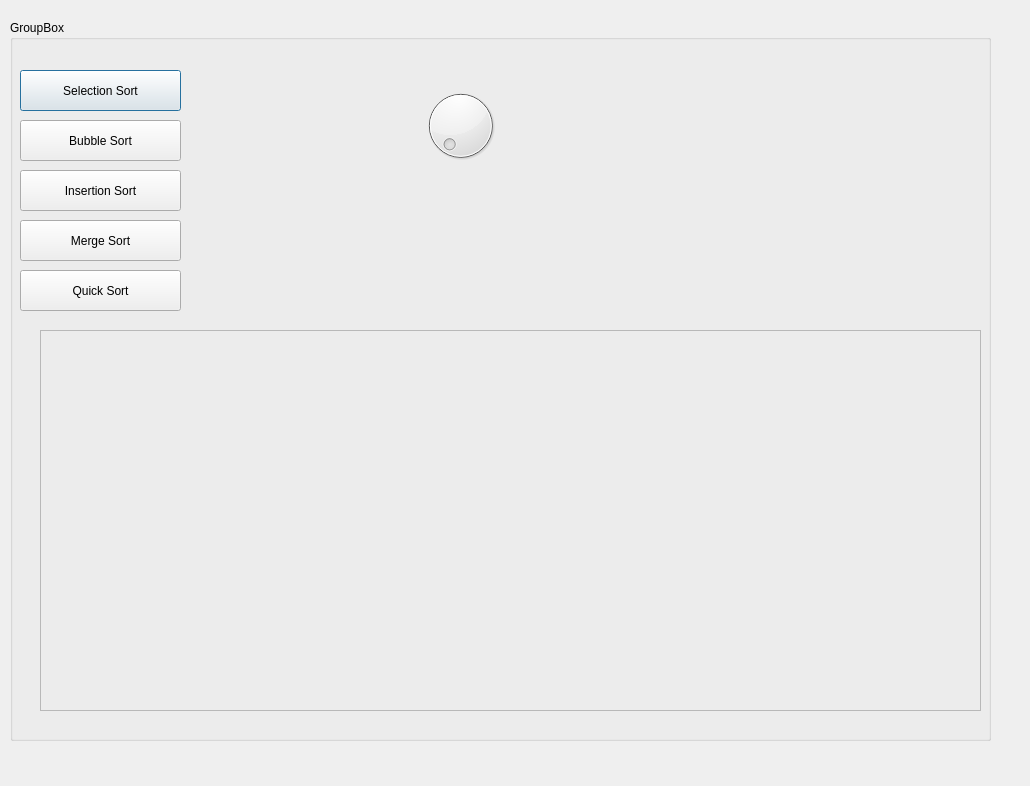
<?xml version="1.0" encoding="UTF-8"?>
<ui version="4.0">
 <class>Dialog</class>
 <widget class="QDialog" name="Dialog">
  <property name="geometry">
   <rect>
    <x>0</x>
    <y>0</y>
    <width>1030</width>
    <height>786</height>
   </rect>
  </property>
  <property name="windowTitle">
   <string>Dialog</string>
  </property>
  <widget class="QGroupBox" name="groupBox">
   <property name="geometry">
    <rect>
     <x>10</x>
     <y>20</y>
     <width>981</width>
     <height>721</height>
    </rect>
   </property>
   <property name="title">
    <string>GroupBox</string>
   </property>
   <widget class="QPushButton" name="btnSelectionSort">
    <property name="geometry">
     <rect>
      <x>10</x>
      <y>50</y>
      <width>161</width>
      <height>41</height>
     </rect>
    </property>
    <property name="text">
     <string>Selection Sort</string>
    </property>
   </widget>
   <widget class="QDial" name="dial">
    <property name="geometry">
     <rect>
      <x>410</x>
      <y>60</y>
      <width>81</width>
      <height>91</height>
     </rect>
    </property>
   </widget>
   <widget class="QPushButton" name="btnBubbleSort">
    <property name="geometry">
     <rect>
      <x>10</x>
      <y>100</y>
      <width>161</width>
      <height>41</height>
     </rect>
    </property>
    <property name="text">
     <string>Bubble Sort</string>
    </property>
   </widget>
   <widget class="QPushButton" name="btnMergeSort">
    <property name="geometry">
     <rect>
      <x>10</x>
      <y>200</y>
      <width>161</width>
      <height>41</height>
     </rect>
    </property>
    <property name="text">
     <string>Merge Sort</string>
    </property>
   </widget>
   <widget class="QPushButton" name="btnQuickSort">
    <property name="geometry">
     <rect>
      <x>10</x>
      <y>250</y>
      <width>161</width>
      <height>41</height>
     </rect>
    </property>
    <property name="text">
     <string>Quick Sort</string>
    </property>
   </widget>
   <widget class="QPushButton" name="btnInsertionSort">
    <property name="geometry">
     <rect>
      <x>10</x>
      <y>150</y>
      <width>161</width>
      <height>41</height>
     </rect>
    </property>
    <property name="text">
     <string>Insertion Sort</string>
    </property>
   </widget>
  </widget>
  <widget class="QFrame" name="frame">
   <property name="geometry">
    <rect>
     <x>40</x>
     <y>330</y>
     <width>941</width>
     <height>381</height>
    </rect>
   </property>
   <property name="sizePolicy">
    <sizepolicy hsizetype="Preferred" vsizetype="Preferred">
     <horstretch>0</horstretch>
     <verstretch>0</verstretch>
    </sizepolicy>
   </property>
   <property name="frameShape">
    <enum>QFrame::StyledPanel</enum>
   </property>
   <property name="frameShadow">
    <enum>QFrame::Raised</enum>
   </property>
  </widget>
 </widget>
 <resources/>
 <connections/>
</ui>
